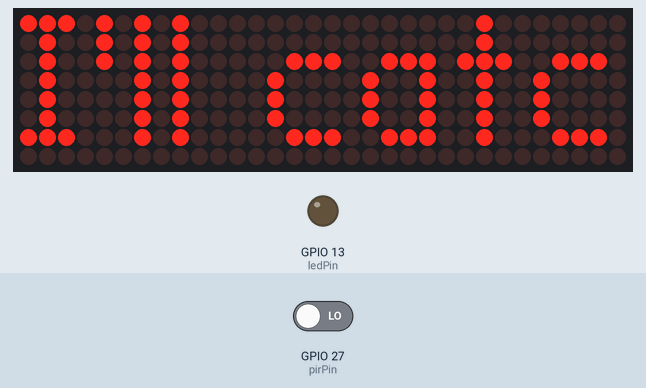
The sketch below on a simulated ESP32. Parts: 32×8 LED matrix, output pins drawn as LEDs (lit = HIGH). The test bench sets the inputs (shaded band); at power-on: GPIO 27 (pirPin) LOW.

Above: at 1.2 s.
1.3 s: GPIO 27 (pirPin) driven HIGH
At 1.7 s:
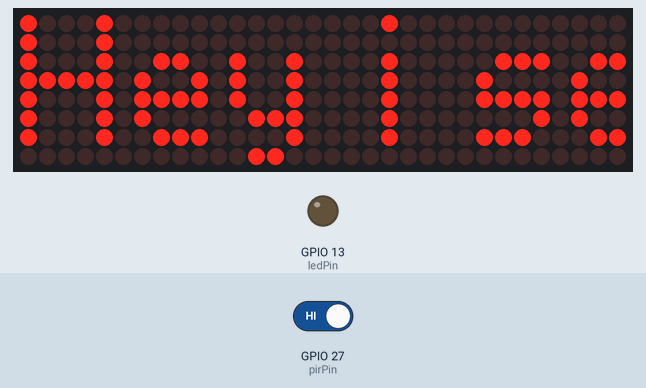
2.8 s: GPIO 27 (pirPin) driven LOW
At 4.1 s:
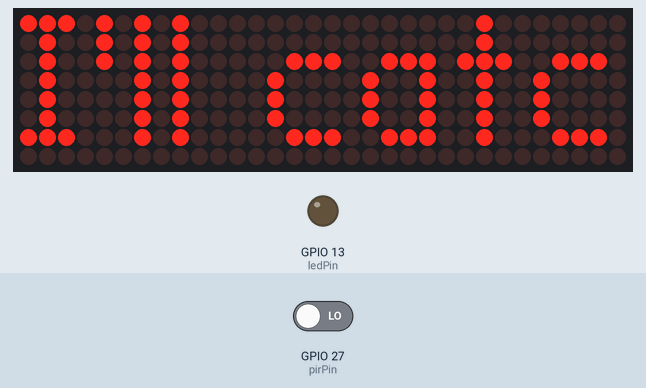
Timing chart, 0 to 5.8 s (numbered marks = the images above; inputs shaded):
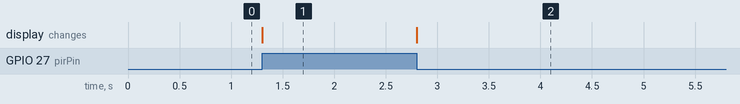

The sketch:

sketch_may18a.ino
```cpp
#include <MD_Parola.h>
#include <MD_MAX72xx.h>
#include <SPI.h>

int ledPin = 13;                // LED
int pirPin = 27;                 // PIR Out pin
int pirStat = 0;

//--------------------

// Uncomment according to your hardware type
#define HARDWARE_TYPE MD_MAX72XX::FC16_HW
//#define HARDWARE_TYPE MD_MAX72XX::GENERIC_HW

// Defining size, and output pins
#define MAX_DEVICES 4
#define CS_PIN 5

MD_Parola Display = MD_Parola(HARDWARE_TYPE, CS_PIN, MAX_DEVICES);

void setup() {
  pinMode(ledPin, OUTPUT);
  pinMode(pirPin, INPUT);
  Serial.begin(9600);
  Display.begin();
  Display.setIntensity(0);
  Display.displayClear();
}

void loop() {
 pirStat = digitalRead(pirPin);
  if (pirStat == HIGH) {
    Display.setTextAlignment(PA_CENTER);
    Display.print("Hey i see you");
    Display.setInvert(false);
  }
  else {
    Display.setTextAlignment(PA_CENTER);
    Display.print("I'll catch you ");
    Display.setInvert(false);
  }
}
```

Measured:
- after the input at 1.3 s, the display: changes at once (image 1)
- after the input at 2.8 s, the display: changes at once (image 2)
